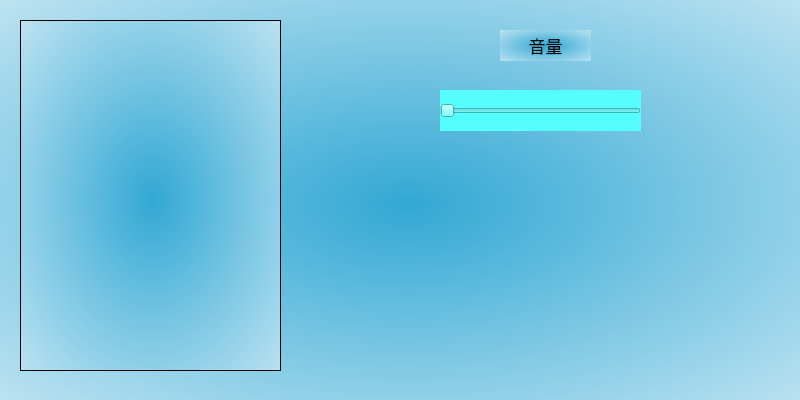
<?xml version="1.0" encoding="UTF-8"?>
<ui version="4.0">
 <class>listSection</class>
 <widget class="QWidget" name="listSection">
  <property name="geometry">
   <rect>
    <x>0</x>
    <y>0</y>
    <width>800</width>
    <height>400</height>
   </rect>
  </property>
  <property name="windowTitle">
   <string>Form</string>
  </property>
  <property name="styleSheet">
   <string notr="true">background-color: qradialgradient(spread:pad, cx:0.506, cy:0.505682, radius:1.062, fx:0.511, fy:0.511682, stop:0 rgba(50, 168, 212, 255), stop:1 rgba(255, 255, 255, 255));</string>
  </property>
  <widget class="QListWidget" name="movieLw">
   <property name="geometry">
    <rect>
     <x>20</x>
     <y>20</y>
     <width>261</width>
     <height>351</height>
    </rect>
   </property>
  </widget>
  <widget class="QSlider" name="volSd">
   <property name="geometry">
    <rect>
     <x>440</x>
     <y>90</y>
     <width>201</width>
     <height>41</height>
    </rect>
   </property>
   <property name="styleSheet">
    <string notr="true">background-color: rgb(85, 255, 255);</string>
   </property>
   <property name="orientation">
    <enum>Qt::Horizontal</enum>
   </property>
  </widget>
  <widget class="QLabel" name="label">
   <property name="geometry">
    <rect>
     <x>500</x>
     <y>30</y>
     <width>91</width>
     <height>31</height>
    </rect>
   </property>
   <property name="font">
    <font>
     <pointsize>13</pointsize>
    </font>
   </property>
   <property name="text">
    <string>音量</string>
   </property>
   <property name="alignment">
    <set>Qt::AlignCenter</set>
   </property>
  </widget>
 </widget>
 <resources/>
 <connections/>
</ui>
